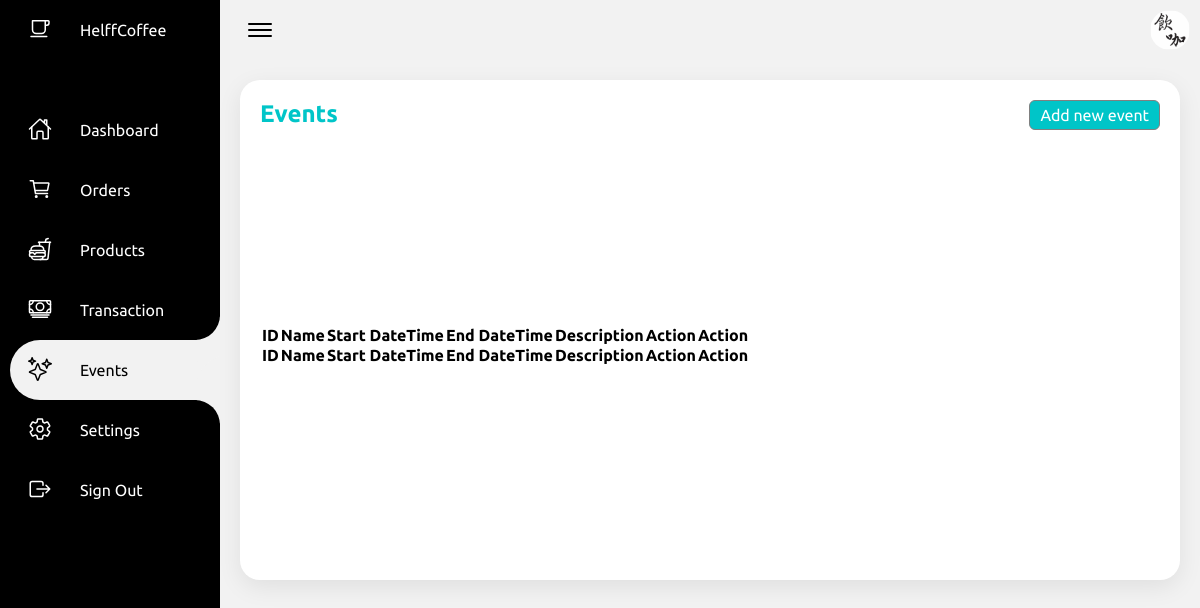
The page /Admin/events.php (signed in) on the database as committed earlier.
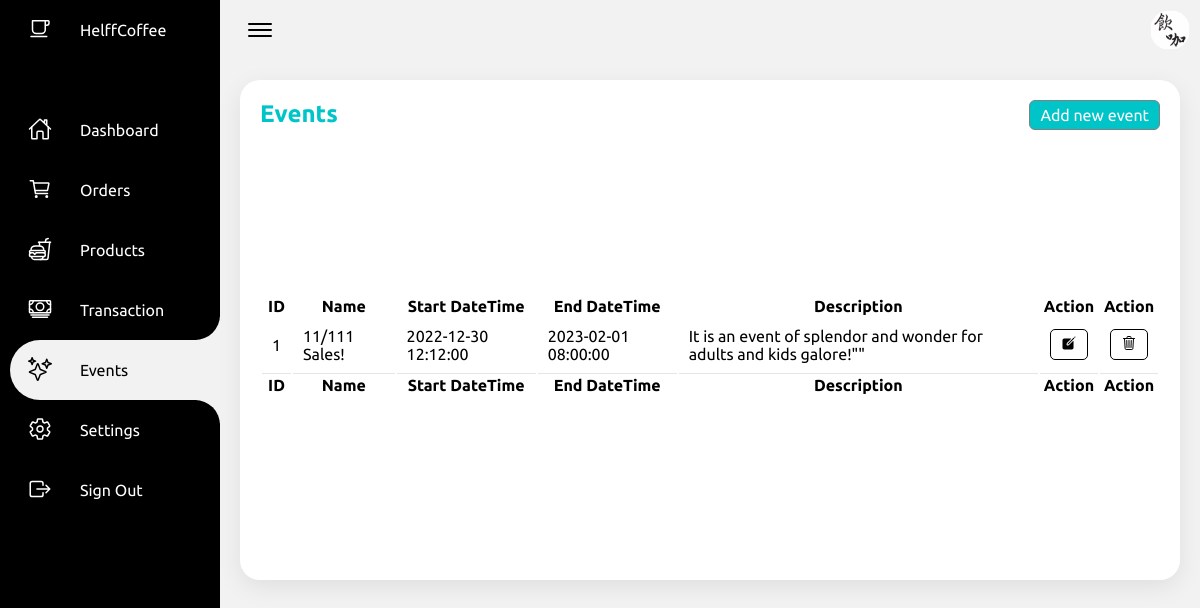
The same page on the database as committed later.
### tables this page shows
CREATE TABLE `events` (
  `id` int(100) NOT NULL,
  `name` varchar(100) NOT NULL,
  `start_date` datetime NOT NULL,
  `end_date` datetime NOT NULL,
  `description` text NOT NULL
);

### Admin/events.php (the view, shortened to what this page needs)
<?php
include "dbConnection.php"
?>
<!DOCTYPE html>
<html lang="en">
<head>
    <link rel="stylesheet" href="css/events.css">
</head>
<body>
    <div class="container">
        <div class="navigation">
            <ul>
                <li>
                    <a href="index.php">
                        <span class="icon">
                            <ion-icon name="cafe-outline"></ion-icon>
                        </span>
                        <span class="title">HelffCoffee</span>
                    </a>
                </li>
                <li>
                    <a href="index.php">
                        <span class="icon">
                            <ion-icon name="home-outline"></ion-icon>
                        </span>
                        <span class="title">Dashboard</span>
                    </a>
                </li>
                <li>
                    <a href="orders.php">
                        <span class="icon">
                            <ion-icon name="cart-outline"></ion-icon>
                        </span>
                        <span class="title">Orders</span>
                    </a>
                </li>
                <li>
                    <a href="products.php">
                        <span class="icon">
                            <ion-icon name="fast-food-outline"></ion-icon>
                        </span>
                        <span class="title">Products</span>
                    </a>
                </li>
                <li>
                    <a href="transaction.php">
                        <span class="icon">
                            <ion-icon name="cash-outline"></ion-icon>
                        </span>
                        <span class="title">Transaction</span>
                    </a>
                </li>
                <li class="hovered active">
                    <a href="events.php">
                        <span class="icon">
                            <ion-icon name="sparkles-outline"></ion-icon>
                        </span>
                        <span class="title">Events</span>
                    </a>
                </li>
                <li>
                    <a href="settings.php">
                        <span class="icon">
                            <ion-icon name="settings-outline"></ion-icon>
                        </span>
                        <span class="title">Settings</span>
                    </a>
                </li>
                <li>
                    <a href="adminlogout.php">
                        <span class="icon">
                            <ion-icon name="exit-outline"></ion-icon>
                        </span>
                        <span class="title">Sign Out</span>
                    </a>
                </li>
            </ul>
        </div>
        <div class="main">
            <div class="topbar">
                <div class="toggle">
                    <ion-icon name="menu-outline"></ion-icon>
                </div>
                <div class="user">
                    <img src="images/profile.jpg">
                </div>
            </div>
            <div class="table-box">
                <div class="events-table">
                    <div class="events-table-header">
                        <h2>Events</h2>
                        <a href="event_add.php" class="btn">Add new event</a>
                    </div>
                    <div class="ovents-table-content">
                        <table id="example" class="table table-striped">
                            <thead>
                                <tr>
                                    <th>ID</th>
                                    <th>Name</th>
                                    <th>Start DateTime</th>
                                    <th>End DateTime</th>
                                    <th>Description</th>
                                    <th>Action</th>
                                    <th>Action</th>
                                </tr>
                            </thead>
                            <?php
                            $sql = mysqli_query($conn, "select * from events");
                            ?>
                            <tbody>
                                <?php
                                if (mysqli_num_rows($sql) > 0) {
                                    while ($row = mysqli_fetch_assoc($sql)) {
                                ?>
                                        <tr>
                                            <td><?php echo $row['id'] ?></td>
                                            <td id="event_name"><?php echo $row['name'] ?></td>
                                            <td><?php echo $row['start_date'] ?></td>
                                            <td><?php echo $row['end_date'] ?></td>
                                            <td><?php echo $row['description'] ?></td>
                                            <?php
                                            echo '<td><a href="event_update.php?event=' . $row['id'] . '"><ion-icon name="create"></a></td>';
                                            echo '<td><a href="javascript: myDeleteConfirmationFunction(' . $row['id'] . ')"  alt = "delete" class="delete-button"><ion-icon name="trash-outline"></ion-icon></a></td>';
                                            ?>
                                        </tr>
                                <?php      }
                                } ?>
                            </tbody>
                            <tfoot>
                                <tr>
                                    <th>ID</th>
                                    <th>Name</th>
                                    <th>Start DateTime</th>
                                    <th>End DateTime</th>
                                    <th>Description</th>
                                    <th>Action</th>
                                    <th>Action</th>
                                </tr>
                            </tfoot>
                        </table>
                    </div>
                </div>
            </div>
        </div>
    </div>
</body>
</html>

### Admin/css/events.css (style rules this page uses)
* { margin: 0; padding: 0; box-sizing: border-box; font-family: 'Ubuntu', sans-serif; }
:root { --black1: #000000; --black2: #808080; --grey: #f2f2f2; --white: #ffffff; --green1: #70e7d1; --green2: #00c5c8; }
body { min-height: 100vh; overflow-x: hidden; }
.container { position: relative; width: 100%; }
.navigation { position: fixed; width: 220px; height: 100%; background: var(--black1); border-left: 10px solid var(--black1); transition: 0.5s; overflow: hidden; }
.navigation ul { position: absolute; top: 0; left: 0; width: 100%; }
.navigation ul li { position: relative; width: 100%; list-style: none; border-top-left-radius: 30px; border-bottom-left-radius: 30px; }
.navigation ul li.active, .navigation ul li:hover, .navigation ul li.hovered { background: var(--grey); }
.navigation ul li:nth-child(1) { margin-bottom: 40px; pointer-events: none; }
.navigation ul li a { position: relative; display: block; width: 100%; display: flex; text-decoration: none; color: var(--white); }
.navigation ul li.active a, .navigation ul li:hover a, .navigation ul li.hovered a { color: var(--black1); }
.navigation ul li a .icon { position: relative; display: block; min-width: 60px; height: 60px; line-height: 70px; text-align: center; }
.navigation ul li a .icon ion-icon { font-size: 1.5em; }
.navigation ul li a .title { position: relative; display: block; padding: 0 10px; height: 60px; line-height: 60px; text-align: start; white-space: nowrap; }
.navigation ul li.active a::before, .navigation ul li:hover a::before, .navigation ul li.hovered a::before { content: ""; position: absolute; right: 0; top: -50px; width: 50px; height: 50px; background: transparent; border-radius: 50%; box-shadow: 35px 35px 0 10px var(--grey); pointer-events: none; }
.navigation ul li.active a::after, .navigation ul li:hover a::after, .navigation ul li.hovered a::after { content: ""; position: absolute; right: 0; bottom: -50px; width: 50px; height: 50px; background: transparent; border-radius: 50%; box-shadow: 35px -35px 0 10px var(--grey); pointer-events: none; }
.main { position: absolute; width: calc(100% - 220px); left: 220px; min-height: 100vh; background: var(--grey); transition: 0.5s; }
.topbar { width: 100%; height: 60px; display: flex; justify-content: space-between; align-items: center; padding: 0 10px; }
.toggle { position: relative; width: 60px; height: 60px; display: flex; justify-content: center; align-items: center; font-size: 2em; cursor: pointer; }
.user { position: relative; width: 40px; height: 40px; border-radius: 50%; overflow: hidden; cursor: pointer; }
.user img { position: absolute; top: 0; left: 0; width: 100%; height: 100%; object-fit: cover; }
.table-box { position: relative; width: 100%; padding: 20px; }
.table-box .events-table { position: relative; display: grid; min-height: 500px; background: var(--white); padding: 20px; box-shadow: 0 7px 25px rgba(0, 0, 0, 0.08); border-radius: 20px; }
.events-table-header { display: flex; justify-content: space-between; align-items: flex-start; }
.events-table-header h2 { font-weight: 600; color: var(--green2); }
.events-table-header .btn { position: relative; padding: 5px 10px; background: var(--green2); text-decoration: none; color: var(--white); border: 1px solid var(--black2); border-radius: 6px; }
.events-table-content table th, td { padding: 10px; text-align: left; font-size: 16px; color: var(--black1); border-bottom: 1px solid rgba(0, 0, 0, 0.1); }
tbody a:link, a:visited { background-color: var(--white); color: black; padding: 5px 10px; text-align: center; text-decoration: none; display: inline-block; border: 1px solid var(--black1); border-radius: 5px; }
a:-webkit-any-link { color: var(--black1); cursor: pointer; }

Rows that differ between the two databases and show on the page:
added events: id "1", name "11/111 Sales!", start_date "2022-12-30 12:12:00", end_date "2023-02-01 08:00:00", description "It is an event of splendor and wonder for adults and kids galore!\"\""
